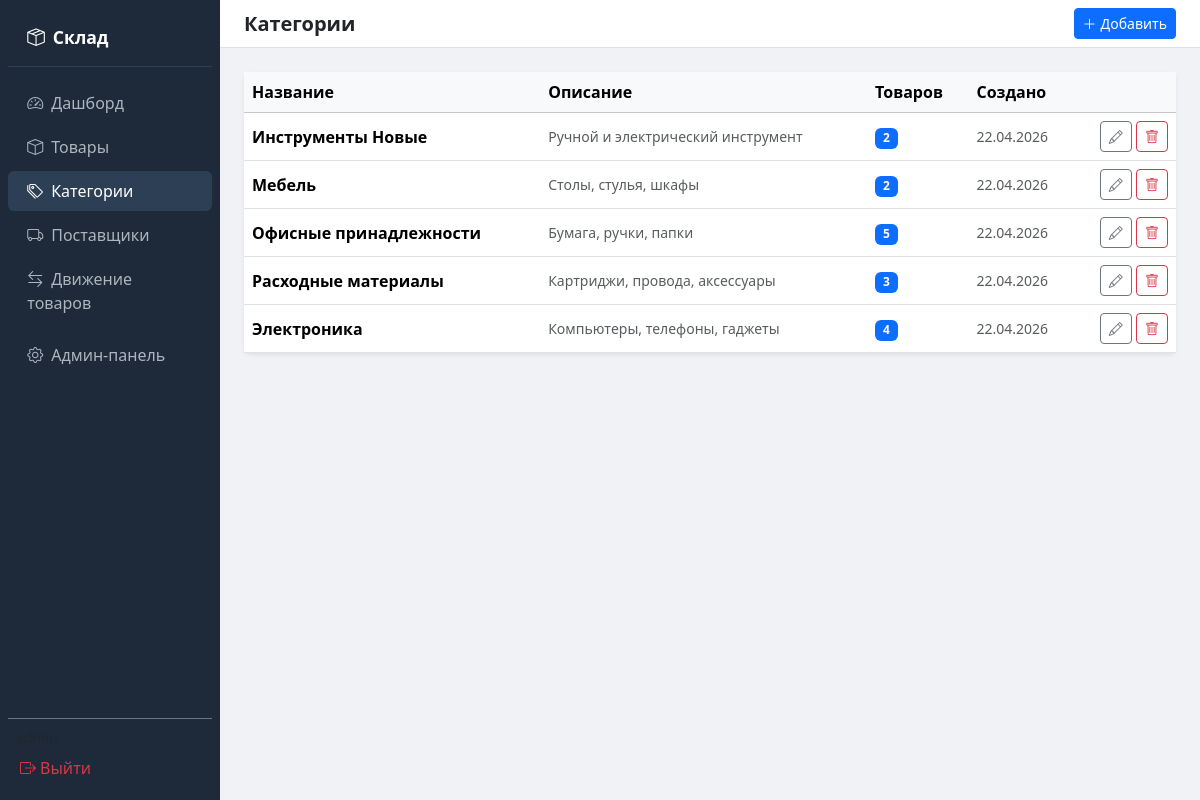
Page /categories/ (signed in) on the committed database.
### inventory/models.py (models this page shows, shortened)
class Category(models.Model):
    name = models.CharField(max_length=100, verbose_name="Название")
    description = models.TextField(blank=True, null=True, verbose_name="Описание")
    created_at = models.DateTimeField(auto_now_add=True, verbose_name="Создано")
    class Meta:
        verbose_name = "Категория"
        verbose_name_plural = "Категории"
        ordering = ["name"]

### inventory/views.py (the view)
# urls.py: path("categories/", views.category_list, name="category_list"),
@login_required
def category_list(request):
    categories = Category.objects.prefetch_related("products").order_by("name")
    return render(request, "inventory/category_list.html", {"categories": categories})

### inventory/templates/inventory/category_list.html (shortened to what this page needs)
{% extends "inventory/base.html" %}
{% block page_title %}Категории{% endblock %}
{% block header_actions %}
<a href="{% url 'category_create' %}" class="btn btn-primary btn-sm"><i class="bi bi-plus-lg me-1"></i>Добавить</a>
{% endblock %}
{% block content %}
<div class="card border-0 shadow-sm">
    <div class="card-body p-0">
        <table class="table table-hover align-middle mb-0">
            <thead class="table-light"><tr><th>Название</th><th>Описание</th><th>Товаров</th><th>Создано</th><th></th></tr></thead>
            <tbody>
            {% for cat in categories %}
            <tr>
                <td class="fw-semibold">{{ cat.name }}</td>
                <td class="text-muted small">{{ cat.description|default:"—"|truncatechars:60 }}</td>
                <td><span class="badge bg-primary">{{ cat.products.count }}</span></td>
                <td class="text-muted small">{{ cat.created_at|date:"d.m.Y" }}</td>
                <td class="text-end">
                    <a href="{% url 'category_update' cat.pk %}" class="btn btn-sm btn-outline-secondary"><i class="bi bi-pencil"></i></a>
                    <a href="{% url 'category_delete' cat.pk %}" class="btn btn-sm btn-outline-danger"><i class="bi bi-trash"></i></a>
                </td>
            </tr>
            {% empty %}
            <tr><td colspan="5" class="text-center text-muted py-4">Нет категорий</td></tr>
            {% endfor %}
            </tbody>
        </table>
    </div>
</div>
{% endblock %}

### inventory/templates/inventory/base.html (style rules this page uses)
body { background: #f0f2f5; }

### rows in the picture
Category: name "Инструменты Новые", description "Ручной и электрический инструмент", products.count "2", created_at "22.04.2026"
Category: name "Мебель", description "Столы, стулья, шкафы", products.count "2", created_at "22.04.2026"
Category: name "Офисные принадлежности", description "Бумага, ручки, папки", products.count "5", created_at "22.04.2026"
Category: name "Расходные материалы", description "Картриджи, провода, аксессуары", products.count "3", created_at "22.04.2026"
Category: name "Электроника", description "Компьютеры, телефоны, гаджеты", products.count "4", created_at "22.04.2026"
